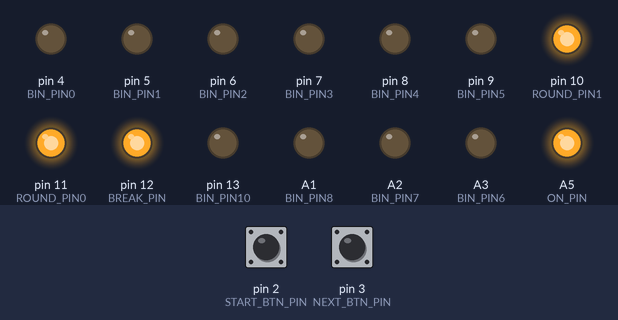
Bench run of a sketch on a simulated Arduino Uno, built with avr-gcc and run on an emulated ATmega328P. Parts: output pins drawn as LEDs (lit = HIGH). Dashed ring = blinking. The test bench sets the inputs (shaded band); at power-on: pin 2 (START_BTN_PIN) HIGH, pin 3 (NEXT_BTN_PIN) HIGH. EEPROM starts erased.

Above: at 1.2 s.
1.3 s: pin 2 (START_BTN_PIN) pulled LOW for 0.15 s
At 2.1 s:
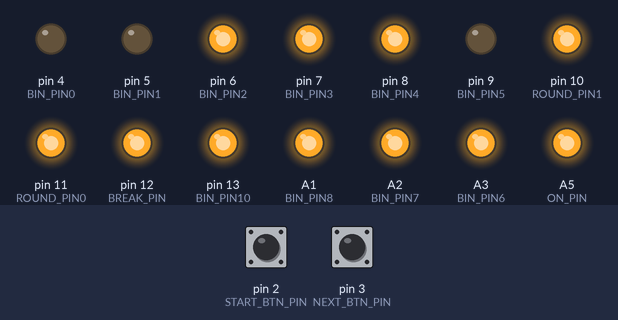
4.4 s: pin 3 (NEXT_BTN_PIN) pulled LOW for 0.15 s
At 5.6 s:
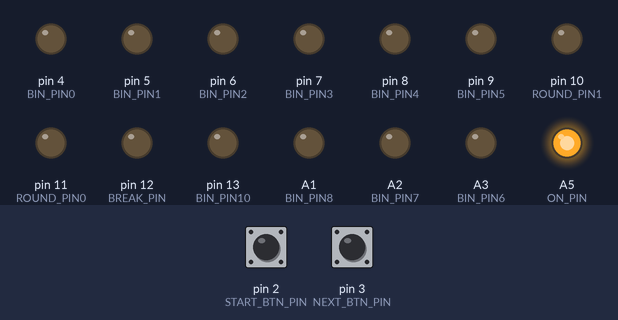
6.0 s: pin 2 (START_BTN_PIN) pulled LOW for 1 s
At 7.7 s:
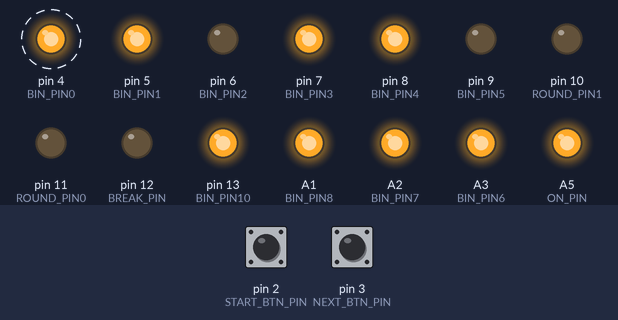
10.0 s: pin 3 (NEXT_BTN_PIN) pulled LOW for 1 s
At 11.3 s:
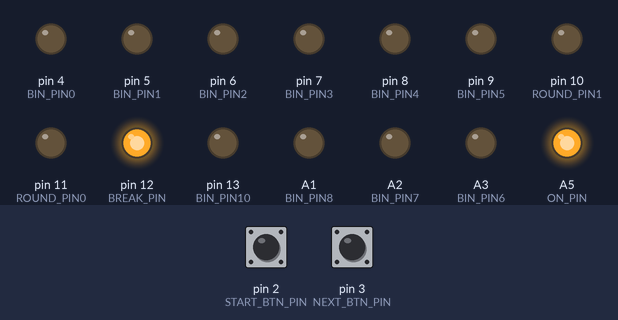
12.5 s: pin 2 (START_BTN_PIN) pulled LOW for 0.15 s
At 13.1 s:
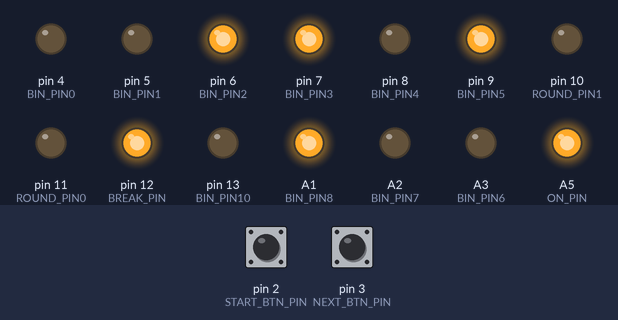
15.6 s: pin 3 (NEXT_BTN_PIN) pulled LOW for 0.15 s
At 16.7 s:
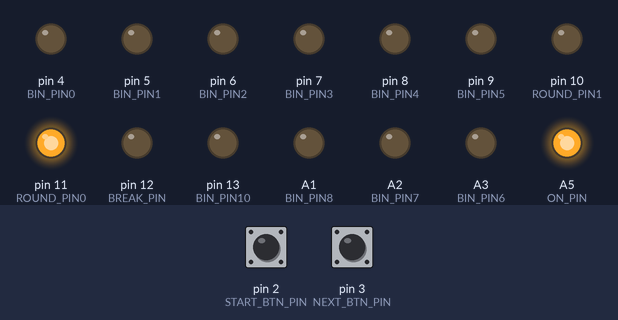
Timing chart, 0 to 47.1 s (numbered marks = the images above; inputs shaded):
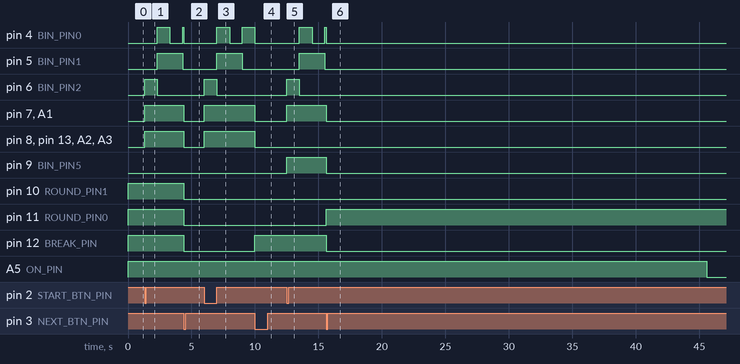

The sketch:

pomodoro_timer.ino
```cpp
// (licence header left out)
// Use an arduino to count down the standard pomodoro times and breaks in binary
// 4 25 minute period with 5 min breaks between and a 20 minute break after the 4th
// It uses 11 GPIO pins for the seconds countdown
//          2 pins to track the round (0 - 3)
//          1 pin to denote the break perid (second half of the round)
//          1 pin for an interupt to advance to the next round
//          1 pin for a button to start the current period

// I'm glad that the Arduino analog pins can be used for GPIO, too

// This pin stays high until we want to shut the program off (it drives a mofset for power)
#include <EEPROM.h>

#define ON_PIN A5

#define NEXT_BTN_PIN 3
#define NEXT_BTN_PIN_INTERUPT 1 //This isn't the same pin number. 0 for pin 2, 1 for pin 3 (those are the normal Arduino interupt pins)
#define START_BTN_PIN 2

#define BIN_PIN0 4
#define BIN_PIN1 5
#define BIN_PIN2 6
#define BIN_PIN3 7
#define BIN_PIN4 8
#define BIN_PIN5 9
#define BIN_PIN6 A3
#define BIN_PIN7 A2
#define BIN_PIN8 A1
#define BIN_PIN9 A0
#define BIN_PIN10 13

#define ROUND_PIN0 11
#define ROUND_PIN1 10

#define BREAK_PIN 12

// This is the address the program will save to when it powers down
#define EEPROM_ADDR 0

// set initial variables
unsigned long loop_start = millis();
int timeout = 30000;  //timeout for idle in milliseconds (30 seconds)
unsigned long start; //var to track the time of start
volatile int i; //counter var
volatile byte rnd = EEPROM.read(EEPROM_ADDR); // first round is set from the last save.
volatile int count_down = 1500; // 25 minutes in seconds

void setup() {
  // Set pin modes for buttons
  pinMode(NEXT_BTN_PIN, INPUT_PULLUP);
  pinMode(START_BTN_PIN, INPUT_PULLUP);

  // Set pin mode for mosfet pin
  pinMode(ON_PIN, OUTPUT);
  digitalWrite(ON_PIN, HIGH);

  // Set pin modes for all the LEDs
  pinMode(BIN_PIN0, OUTPUT);
  pinMode(BIN_PIN1, OUTPUT);
  pinMode(BIN_PIN2, OUTPUT);
  pinMode(BIN_PIN3, OUTPUT);
  pinMode(BIN_PIN4, OUTPUT);
  pinMode(BIN_PIN5, OUTPUT);
  pinMode(BIN_PIN6, OUTPUT);
  pinMode(BIN_PIN7, OUTPUT);
  pinMode(BIN_PIN8, OUTPUT);
  pinMode(BIN_PIN9, OUTPUT);
  pinMode(BIN_PIN10, OUTPUT);
  pinMode(ROUND_PIN0, OUTPUT);
  pinMode(ROUND_PIN1, OUTPUT);
  pinMode(BREAK_PIN, OUTPUT);

  attachInterrupt(NEXT_BTN_PIN_INTERUPT, next_interupt, LOW);

  // set the initial round that was read out of EEPROM
  digitalWrite(BREAK_PIN, rnd %2);
  digitalWrite(ROUND_PIN0, rnd/2 %2);
  digitalWrite(ROUND_PIN1, rnd/4 %2);
}

void loop() {
  //
  if ( millis() - loop_start > timeout ){
    EEPROM.update(EEPROM_ADDR,rnd);
    digitalWrite(ON_PIN, LOW);
  }

  if ( ! digitalRead(START_BTN_PIN) ){
    start = millis();

    do {
      i = count_down - ((millis() - start) / 1000); //i is an int, so this should round fine

      //write out all the counter bits
      digitalWrite(BIN_PIN0, i %2);
      digitalWrite(BIN_PIN1, i/2 %2);
      digitalWrite(BIN_PIN2, i/4 %2);
      digitalWrite(BIN_PIN3, i/8 %2);
      digitalWrite(BIN_PIN4, i/16 %2);
      digitalWrite(BIN_PIN5, i/32 %2);
      digitalWrite(BIN_PIN6, i/64 %2);
      digitalWrite(BIN_PIN7, i/128 %2);
      digitalWrite(BIN_PIN8, i/256 %2);
      digitalWrite(BIN_PIN9, i/512 %2);
      digitalWrite(BIN_PIN10, i/1024 %2);
    } while (i >= 0);

    next();
  }
}

void next () {
  loop_start = millis();
  rnd++;

  if ( rnd%2 ){
    count_down = 300;
  } else {
    count_down = 1500;
  }

  if ( rnd == 7 ){
    count_down = 1200;
  } else if ( rnd == 8 ){
    rnd = 0;
  }

  digitalWrite(BREAK_PIN, rnd %2);
  digitalWrite(ROUND_PIN0, rnd/2 %2);
  digitalWrite(ROUND_PIN1, rnd/4 %2);

  digitalWrite(BIN_PIN0, 0);
  digitalWrite(BIN_PIN1, 0);
  digitalWrite(BIN_PIN2, 0);
  digitalWrite(BIN_PIN3, 0);
  digitalWrite(BIN_PIN4, 0);
  digitalWrite(BIN_PIN5, 0);
  digitalWrite(BIN_PIN6, 0);
  digitalWrite(BIN_PIN7, 0);
  digitalWrite(BIN_PIN8, 0);
  digitalWrite(BIN_PIN9, 0);
  digitalWrite(BIN_PIN10, 0);

}

void next_interupt () {
  //these are to debounce the button press
  static unsigned long last = 0;
  unsigned long now = millis();

  if ( now - last > 200 ) {
    if ( i >= 0 ){
      i = -1;
    } else {
      next();
    }
  }
    last = now;

}
```

Measured:
- after the input at 1.3 s, pin 4 (BIN_PIN0): LOW → HIGH after 1.0 s, → LOW 1.0 s later, → HIGH 1.0 s later; pin 5 (BIN_PIN1): LOW → HIGH after 1.0 s, → LOW 2.0 s later; pin 6 (BIN_PIN2): LOW → HIGH at once, → LOW 1.0 s later; pin 7 (BIN_PIN3), pin 8 (BIN_PIN4), pin 13 (BIN_PIN10), A1 (BIN_PIN8), A2 (BIN_PIN7), A3 (BIN_PIN6): LOW → HIGH at once
- after the input at 4.4 s, pin 4 (BIN_PIN0): HIGH → LOW after 0.00 s instead of 0.90 s; pin 7 (BIN_PIN3), pin 8 (BIN_PIN4), pin 10 (ROUND_PIN1), pin 11 (ROUND_PIN0), pin 12 (BREAK_PIN), pin 13 (BIN_PIN10), A1 (BIN_PIN8), A2 (BIN_PIN7), A3 (BIN_PIN6): HIGH → LOW at once
- after the input at 6.0 s, pin 4 (BIN_PIN0): alternates HIGH for 1.0 s and LOW for 1.0 s, starting after 1.0 s; pin 5 (BIN_PIN1): LOW → HIGH after 1.0 s, → LOW 2.0 s later; pin 6 (BIN_PIN2): LOW → HIGH at once, → LOW 1.0 s later; pin 7 (BIN_PIN3), pin 8 (BIN_PIN4), pin 13 (BIN_PIN10), A1 (BIN_PIN8), A2 (BIN_PIN7), A3 (BIN_PIN6): LOW → HIGH at once
- after the input at 10.0 s, pin 4 (BIN_PIN0), pin 5 (BIN_PIN1), pin 6 (BIN_PIN2): stays LOW (without the input it goes to HIGH after 1.0 s); pin 7 (BIN_PIN3): HIGH → LOW after 0.00 s instead of 1.0 s; pin 8 (BIN_PIN4), pin 13 (BIN_PIN10), A1 (BIN_PIN8), A2 (BIN_PIN7), A3 (BIN_PIN6): HIGH → LOW at once; pin 12 (BREAK_PIN): LOW → HIGH at once
- after the input at 12.5 s, pin 4 (BIN_PIN0): LOW → HIGH after 1.0 s, → LOW 1.0 s later, → HIGH 1.0 s later; pin 5 (BIN_PIN1): LOW → HIGH after 1.0 s, → LOW 2.0 s later; pin 6 (BIN_PIN2): LOW → HIGH at once, → LOW 1.0 s later; pin 7 (BIN_PIN3), pin 9 (BIN_PIN5), A1 (BIN_PIN8): LOW → HIGH at once
- after the input at 15.6 s, pin 5 (BIN_PIN1), pin 6 (BIN_PIN2): stops changing and stays LOW; pin 8 (BIN_PIN4): stays LOW (without the input it goes to HIGH after 9.9 s); pin 9 (BIN_PIN5): HIGH → LOW after 0.00 s instead of 9.9 s; pin 11 (ROUND_PIN0): LOW → HIGH at once; pin 12 (BREAK_PIN), A1 (BIN_PIN8): HIGH → LOW at once
